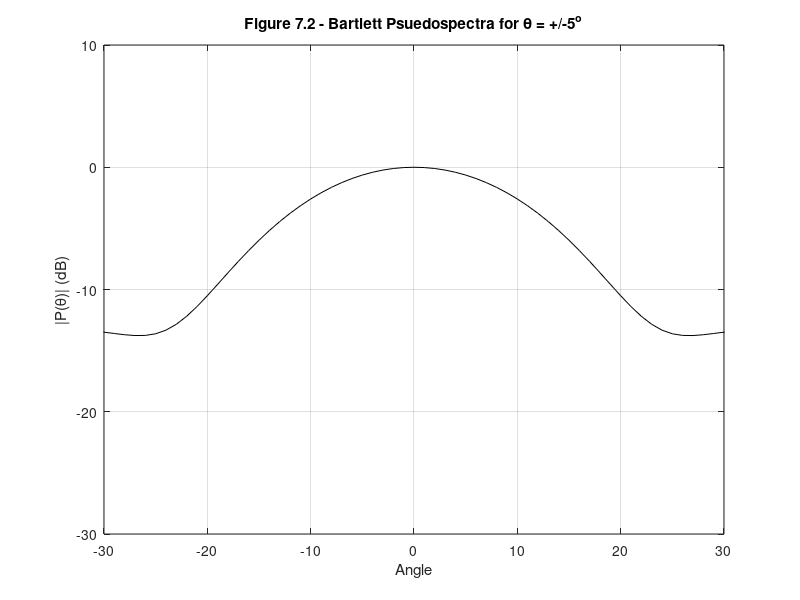

This figure's MATLAB source:
%%%%%%%%%%%%%%%%%%%%%%%%%%%%%%%%%%%%%%%%%%%%%%%%%%%%%%%%%%%%%
%%                                                         %%
%% ******************************************************  %%
%% * Smart Antennas for Wireless Applications w/ Matlab *  %%
%% ******************************************************  %%
%%                                                         %%
%% Chapter 7: Ex 7.5                                       %%
%%                                                         %%
%% Author: Frank Gross                                     %%
%% McGraw-Hill, 2005                                       %%
%% Date:  1/26/2004                                        %%
%%                                                         %%
%% This code creates Figure 7.2, plot of a Bartlett        %%
%%     Pseudospectrum for theta1= -5, -10 & theta2 = 5, 10 %% 
%%%%%%%%%%%%%%%%%%%%%%%%%%%%%%%%%%%%%%%%%%%%%%%%%%%%%%%%%%%%%      

%%------------------- Define Variables:--------------------%%
% M - # of elements in array                                %
% sig2 - noise variance                                     %
% th1, th2 - angles of arrival                              %
% a1, a2, a - array steering vectors                        %
% A - Steering vector matrix                                %
% Rss - Source correlation matrix                           %
% Rxx - Array correlation matrix                            %
% P - Bartlett Psuedospectra                                %
%%---------------------------------------------------------%%

%%----- Given Values -----%%

M = 6;  sig2 = 0.1;

disp(' ')
theta = input('  What are the AOA pairs for this plot in degrees? Enter 5 or 10:  ');
disp(' ')
if theta == 5
    th1 = -5*pi/180; th2 = 5*pi/180;
elseif theta == 10
    th1 = -10*pi/180; th2 = 10*pi/180;
end

%%----- Create array steering vectors, a1 & a2 -----%%

a1 = [];  a2 = [];
i = 1:M;
a1 = exp(1j*(i-1)*pi*sin(th1));
a2 = exp(1j*(i-1)*pi*sin(th2));

%%----- Create A, Rss & Rxx -----%%

A = [a1.' a2.'];  Rss = [1 0;0 1];   Rxx = A*Rss*A' + sig2*eye(M);

%%----- Create Bartlett Psuedospectrum -----%%

for k = 1:180;
   th(k) = -pi/2 + pi*k/180;
   clear a
   a = [];
   for jj = 1:M
      a = [a exp(1j*(jj-1)*pi*sin(th(k)))];
   end
   Pb(k) = real(a*Rxx*a');
end

Pb_dB = 10*log10(Pb/max(Pb));

%%----- Plot Results -----%%

plot(th*180/pi,Pb_dB,'k')
grid on
title(['\bfFigure 7.2 - Bartlett Psuedospectra for \theta = +/-',num2str(theta),'^o'])
xlabel('Angle')
ylabel('|P(\theta)| (dB)')
axis([-30 30 -30 10])